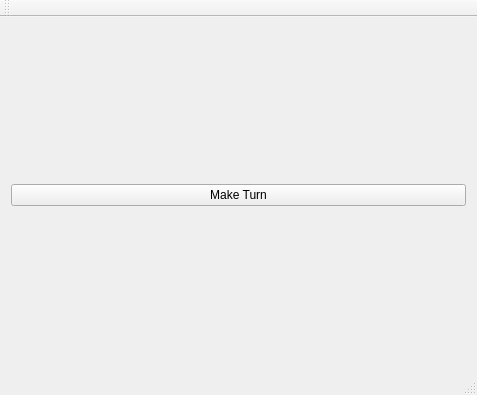
<?xml version="1.0" encoding="UTF-8"?>
<ui version="4.0">
 <class>MainWindow</class>
 <widget class="QMainWindow" name="MainWindow">
  <property name="geometry">
   <rect>
    <x>0</x>
    <y>0</y>
    <width>477</width>
    <height>395</height>
   </rect>
  </property>
  <property name="windowTitle">
   <string>MainWindow</string>
  </property>
  <widget class="QWidget" name="centralWidget">
   <layout class="QGridLayout" name="gridLayout_2">
    <item row="0" column="0" colspan="2">
     <layout class="QVBoxLayout" name="verticalLayout"/>
    </item>
    <item row="1" column="0" colspan="2">
     <widget class="QPushButton" name="turn">
      <property name="text">
       <string>Make Turn</string>
      </property>
     </widget>
    </item>
   </layout>
  </widget>
  <widget class="QMenuBar" name="menuBar">
   <property name="geometry">
    <rect>
     <x>0</x>
     <y>0</y>
     <width>477</width>
     <height>21</height>
    </rect>
   </property>
  </widget>
  <widget class="QToolBar" name="mainToolBar">
   <attribute name="toolBarArea">
    <enum>TopToolBarArea</enum>
   </attribute>
   <attribute name="toolBarBreak">
    <bool>false</bool>
   </attribute>
  </widget>
  <widget class="QStatusBar" name="statusBar"/>
 </widget>
 <layoutdefault spacing="6" margin="11"/>
 <resources/>
 <connections/>
</ui>
